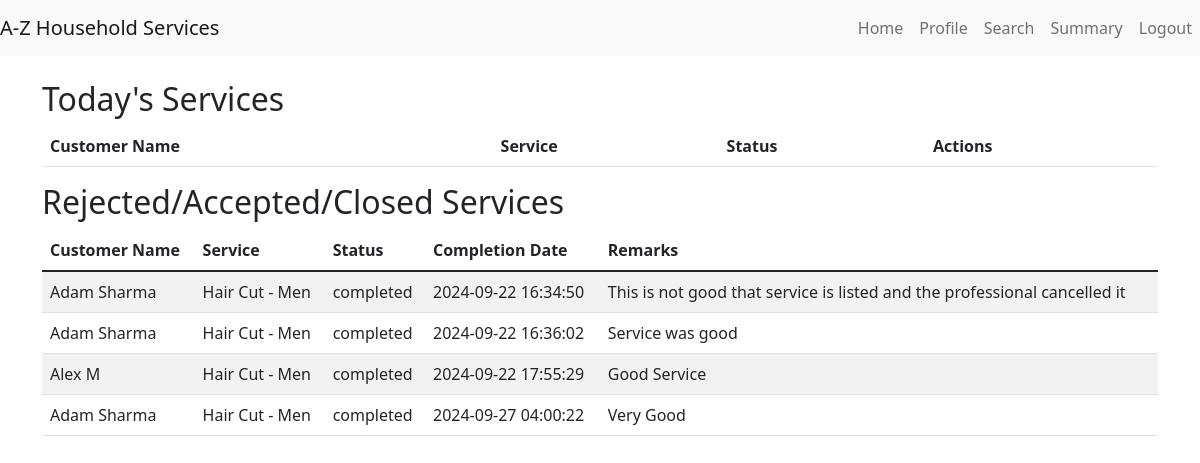
/professional/dashboard (signed in), run on the app's committed database.
### models.py (models this page shows, shortened)
class CustomerProfile(db.Model):
    __tablename__ = 'customer_profiles'
    id = db.Column(db.Integer, primary_key=True)
    user_id = db.Column(db.Integer, db.ForeignKey('users.id'))
    full_name = db.Column(db.String(100), nullable=False)
    address = db.Column(db.String(200),nullable=False)
    pin_code = db.Column(db.String(6), nullable=False)

class Service(db.Model):
    __tablename__ = 'services'
    id = db.Column(db.Integer, primary_key=True)
    name = db.Column(db.String(100), nullable=False)
    price = db.Column(db.Float, nullable=False)
    description = db.Column(db.String(200))
    service_type = db.Column(db.String(50))

class ServiceRequest(db.Model):
    __tablename__ = 'service_requests'
    id = db.Column(db.Integer, primary_key=True)
    service_id = db.Column(db.Integer, db.ForeignKey('services.id'))
    customer_id = db.Column(db.Integer, db.ForeignKey('users.id'))
    professional_id = db.Column(db.Integer, db.ForeignKey('users.id'), nullable=True)
    date_of_request = db.Column(db.DateTime, default=db.func.current_timestamp())
    date_of_accept_reject = db.Column(db.DateTime, nullable=True)
    date_of_completion = db.Column(db.DateTime, nullable=True)
    service_status = db.Column(db.String(20))  # requested, accepted, rejected , completed
    remarks = db.Column(db.String(200))

### app.py (the view)
@app.route('/professional/dashboard')
def professional_dashboard():
    if 'user_id' in session:
        professional_id = session['user_id']
        service_requests = ServiceRequest.query.filter_by(professional_id=professional_id,service_status='requested').all()
        service_requests_closed = ServiceRequest.query.filter(ServiceRequest.professional_id==professional_id,ServiceRequest.service_status != 'requested').all()
        serviceIdList = []
        for request in service_requests:
            serviceIdList.append(request.service_id)
        services = Service.query.filter(Service.id.in_(serviceIdList)).all()
        cust_dict = {}
        service_dict = {}
        for service in Service.query.all():
            service_dict[service.id] = service
        for cust in CustomerProfile.query.all():
            cust_dict[cust.user_id] = cust
        return render_template('professional_dashboard.html', service_requests=service_requests, services=services,cust_dict=cust_dict,service_dict=service_dict,service_requests_closed=service_requests_closed)
    return redirect(url_for('login'))

### app.py (called while the page is built)
@app.before_request
def create_tables():
    global first_request
    if first_request:
        db.create_all()
        first_request = False

### templates/professional_dashboard.html (shortened to what this page needs)
{% extends "base.html" %}
{% block content %}
<h2>Today's Services</h2>
<table class="table table-striped">
    <thead>
        <tr>
            <th>Customer Name</th>
            <th>Service</th>
            <th>Status</th>
            <th>Actions</th>
        </tr>
    </thead>
</table>
<h2>Rejected/Accepted/Closed Services</h2>
<table class="table table-striped">
    <thead>
        <tr>
            <th>Customer Name</th>
            <th>Service</th>
            <th>Status</th>
            <th>Completion Date</th>
            <th>Remarks</th>
        </tr>
    </thead>
    <tbody>
        {% for service_request_closed in service_requests_closed %}
        <tr>
            <td>{{ cust_dict[service_request_closed.customer_id].full_name }}</td>
            <td>{{ service_dict[service_request_closed.service_id].name }}</td>
            <td>{{ service_request_closed.service_status }}</td>
            <td>{{ service_request_closed.date_of_completion if service_request_closed.date_of_completion else "" }}</td>
            <td>{{ service_request_closed.remarks if service_request_closed.date_of_completion else "" }}</td>
        </tr>
        {% endfor %}
    </tbody>
</table>
{% endblock %}

### data on the page
ServiceRequest: service_status "completed", date_of_completion "2024-09-22 16:34:50", date_of_completion+remarks "This is not good that service is listed and the professional cancelled it"
CustomerProfile: full_name "Adam Sharma"
Service: name "Hair Cut - Men"
ServiceRequest: service_status "completed", date_of_completion "2024-09-22 16:36:02", date_of_completion+remarks "Service was good"
ServiceRequest: service_status "completed", date_of_completion "2024-09-22 17:55:29", date_of_completion+remarks "Good Service"
CustomerProfile: full_name "Alex M"
ServiceRequest: service_status "completed", date_of_completion "2024-09-27 04:00:22", date_of_completion+remarks "Very Good"
